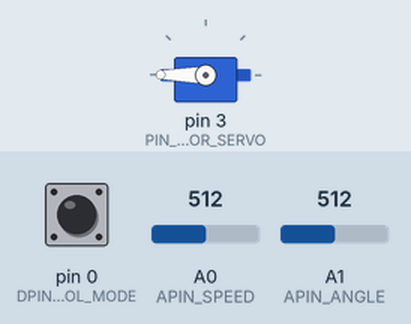
Bench run of a sketch on a simulated Arduino Uno, built with avr-gcc and run on an emulated ATmega328P. Parts: servo. The inputs (shaded band) are chosen by the test bench; at power-on: pin 0 (DPIN_CONTROL_MODE) LOW, A0 (APIN_SPEED) = 512, A1 (APIN_ANGLE) = 512.

Above: at 4.6 s.
Timing chart, 0 to 6.1 s (numbered marks = the images above):
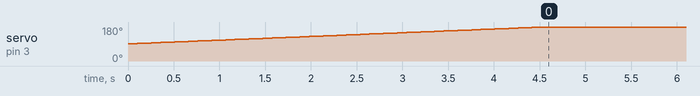

Measured:
- by itself, servo on pin 3 (PIN_MOTOR_SERVO): moves from 91° to 180° over 4.5 s

The sketch:

Control.ino
```cpp
// Includes
#include "AFMotor.h"
#include "Servo.h"
// Hardware components pins
#define DPIN_CONTROL_MODE 0
#define DPIN_LFS_1 1
#define DPIN_LFS_2 2
#define PIN_MOTOR_SERVO 3 // INFO: PWM pin 3
#define DPIN_SOUND 4
#define APIN_SPEED A0
#define APIN_ANGLE A1
// Statuses
const int STATUS_STOPPED = 0;
const int STATUS_RUNNING = 1;
// Control modes
const int CONTROL_MODE_MANUAL = 0;
const int CONTROL_MODE_LINE_FOLLOWING = 1;
// Statics
const int NO_SPEED = 0;
const int MAX_SPEED = 255;
const int ROTATING_SPEED = 250;
const int DEFAULT_SPEED = MAX_SPEED;
const int ANGLE_HARD_LEFT = 0;
const int ANGLE_CENTER = 128;
const int ANGLE_HARD_RIGHT = 255;
// Runtime
int currentSpeed = NO_SPEED;
int currentAngle = ANGLE_CENTER;
int status = STATUS_STOPPED;
int controlMode = CONTROL_MODE_LINE_FOLLOWING;
int servoAngle = 90;
bool servoToRight = true;
bool isRediatorEnabled = false;

// Hardware
Servo cameraServo;
AF_DCMotor leftFrontMotor(1);
AF_DCMotor rightFrontMotor(2);
AF_DCMotor leftRearMotor(3);
AF_DCMotor rightRearMotor(4);

// Functions
void driveMotor(AF_DCMotor motor, int speed, int direction);
void driveMotor(AF_DCMotor motor, int speed, int direction)
{
    if (speed > 255)
    {
        speed = 255;
    }
    else if (speed <= 0)
    {
        speed = 0;
    }
    // Apply speed and direction to motors
    motor.setSpeed(speed);
    motor.run(direction);
}

void setup()
{
    // Reset all runtime
    status = STATUS_STOPPED;                   // INFO: Set status to STOPPED.
    currentSpeed = NO_SPEED;                   // INFO: Reset the speed.
    currentAngle = ANGLE_CENTER;               // INFO: Center the wheels.
    controlMode = CONTROL_MODE_LINE_FOLLOWING; // INFO: Set status to STOPPED.
    servoAngle = 90;                           // INFO: Center the servo.
    servoToRight = true;                       // INFO: Set the direction of servo rotation to right.
    // Setup IO pins
    pinMode(DPIN_CONTROL_MODE, INPUT); // INFO: Control mode input from RPi
    pinMode(DPIN_LFS_1, INPUT);        // INFO: LineFollowingSesnor 1
    pinMode(DPIN_LFS_2, INPUT);        // INFO: LineFollowingSesnor 2
    pinMode(DPIN_SOUND, INPUT);        // INFO: DigitalSoundSensor
    pinMode(APIN_SPEED, INPUT);        // INFO: Speed input analog pin from RPi
    pinMode(APIN_ANGLE, INPUT);        // INFO: Direction angle input analog pin from RPi
    // Attach the servo
    cameraServo.attach(PIN_MOTOR_SERVO); // INFO: Attach the camera servo to PWM pin 3.
}

void loop()
{
    // Change control mode if change requested by host
    int requestedControlMode = digitalRead(DPIN_CONTROL_MODE);
    bool controlModeChanged = (requestedControlMode != controlMode);
    if (controlModeChanged)
    {
        controlMode = requestedControlMode;
    }
    // INFO: Manual control mode
    if (controlMode == CONTROL_MODE_MANUAL)
    {
        // Read speed and angle from analog pins A0 & A1
        int requestedSpeed = analogRead(APIN_SPEED);
        int requestedAngle = analogRead(APIN_ANGLE);
        // Map speed and direction values to be btw (0 & 255)
        currentSpeed = map(requestedSpeed, 0, 1023, 0, 255);
        currentAngle = map(requestedAngle, 0, 1023, 0, 255);
        // Move the robot using the speed and angle
        if (currentAngle > ANGLE_CENTER && currentAngle <= ANGLE_HARD_RIGHT)
        {
            // Rotate to right by given angle
            driveMotor(leftFrontMotor, ROTATING_SPEED, FORWARD);
            driveMotor(rightFrontMotor, ROTATING_SPEED, BACKWARD);
            driveMotor(leftRearMotor, ROTATING_SPEED, FORWARD);
            driveMotor(rightRearMotor, ROTATING_SPEED, BACKWARD);
        }
        else if (currentAngle >= ANGLE_HARD_LEFT && currentAngle < ANGLE_CENTER)
        {
            // Rotate to left by given angle
            driveMotor(leftFrontMotor, ROTATING_SPEED, BACKWARD);
            driveMotor(rightFrontMotor, ROTATING_SPEED, FORWARD);
            driveMotor(leftRearMotor, ROTATING_SPEED, BACKWARD);
            driveMotor(rightRearMotor, ROTATING_SPEED, FORWARD);
        }
        else
        {
            // Move Forward or Backward according to Rediator enabled or not
            int direction = isRediatorEnabled ? BACKWARD : FORWARD;
            driveMotor(leftFrontMotor, currentSpeed, direction);
            driveMotor(rightFrontMotor, currentSpeed, direction);
            driveMotor(leftRearMotor, currentSpeed, direction);
            driveMotor(rightRearMotor, currentSpeed, direction);
        }
    }
    // INFO: LineFollowing Mode
    else
    {
        // Make speed constant for LineFollowing mode
        currentSpeed = DEFAULT_SPEED;
        // Read analog reading from LineFollowingSensor
        bool isLeftLFS_Black = digitalRead(DPIN_LFS_1) == HIGH;
        bool isRightLFS_Black = digitalRead(DPIN_LFS_2) == HIGH;
        // Determine what to do according to left and
        if (!isLeftLFS_Black and isRightLFS_Black)
        {
            // Rotate to right by given angle
            driveMotor(leftFrontMotor, ROTATING_SPEED, FORWARD);
            driveMotor(rightFrontMotor, ROTATING_SPEED, BACKWARD);
            driveMotor(leftRearMotor, ROTATING_SPEED, FORWARD);
            driveMotor(rightRearMotor, ROTATING_SPEED, BACKWARD);
        }
        else if (isLeftLFS_Black and !isRightLFS_Black)
        {
            // Rotate to left by given angle
            driveMotor(leftFrontMotor, ROTATING_SPEED, BACKWARD);
            driveMotor(rightFrontMotor, ROTATING_SPEED, FORWARD);
            driveMotor(leftRearMotor, ROTATING_SPEED, BACKWARD);
            driveMotor(rightRearMotor, ROTATING_SPEED, FORWARD);
        }
        else
        {
            // Move forward
            driveMotor(leftFrontMotor, DEFAULT_SPEED, FORWARD);
            driveMotor(rightFrontMotor, DEFAULT_SPEED, FORWARD);
            driveMotor(leftRearMotor, DEFAULT_SPEED, FORWARD);
            driveMotor(rightRearMotor, DEFAULT_SPEED, FORWARD);
        }
    }
    // Rotate the camera servo
    if (servoAngle <= 0)
        servoAngle = 0; // INFO: Servo has reached the most left end.
    else if (servoAngle >= 180)
        servoAngle = 180; // INFO: Servo has reached the most right end.
    else
    {
        if (servoToRight)
            servoAngle += 1; // INFO: Increase angle by 1 degree.
        else
            servoAngle -= 1; // INFO: Decrease angle by 1 degree.
    }
    cameraServo.write(servoAngle); // INFO: Write the new angle to the servo
    // Change robot status if needed
    status = currentSpeed == NO_SPEED ? STATUS_STOPPED : STATUS_RUNNING;
    // Delay for 50 ms
    delay(50);
}
```
